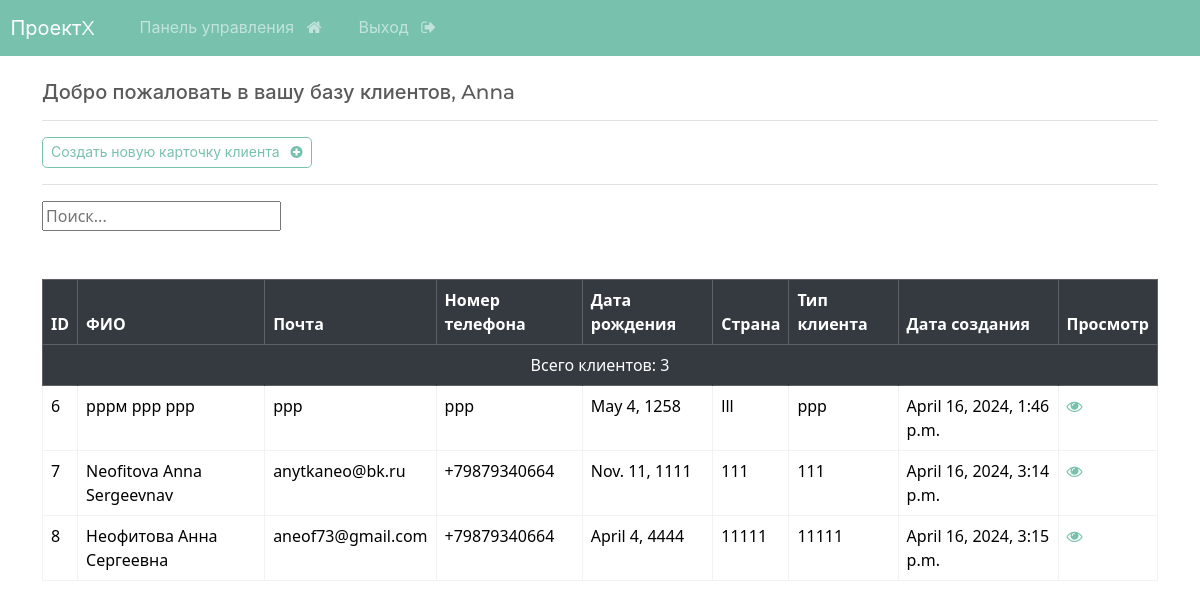
The page /dashboard (signed in) on the database its author committed.
### webapp/models.py (models this page shows, shortened)
class Client(models.Model):
    creation_date = models.DateTimeField(auto_now_add=True)
    Fname = models.CharField(max_length=100)
    Lname = models.CharField(max_length=100)
    Mname = models.CharField(max_length=100)
    email = models.CharField(max_length=255)
    phone = models.CharField(max_length=20)
    birthday = models.DateField(max_length=100)
    group = models.CharField(max_length=100)
    country = models.CharField(max_length=125)

### webapp/views.py (the view)
# urls.py: path('dashboard', views.dashboard, name="dashboard"),
@login_required(login_url='my-login')
def dashboard(request):
    my_clients = Client.objects.all()
    context = {'clients': my_clients}
    return render(request, 'webapp/dashboard.html', context=context)

### webapp/templates/webapp/dashboard.html (shortened to what this page needs)
{% extends 'webapp/base.html' %}
{% block content  %}
    <h5>Добро пожаловать в вашу базу клиентов, {{user}} </h5>
    <hr>
    <a class = "btn btn-outline-primary btn-sm" href="{% url 'create_record' %}">
        Создать новую карточку клиента &nbsp; <i class="fa fa-plus-circle" aria-hidden="true"></i>
    </a>
    <hr>
    <table class="table table-hover table-bordered">
        <input type="text" id="searchInput" placeholder="Поиск...">
        <br>
        <thead class="table-dark">
            <br>
        <br>
            <tr>
                <th scope="col">ID</th>
                <th scope="col">ФИО</th>
                <th scope="col">Почта</th>
                <th scope="col">Номер телефона</th>
                <th scope="col">Дата рождения</th>
                <th scope="col">Страна</th>
                <th scope="col">Тип клиента</th>
                <th scope="col">Дата создания</th>
                <th scope="col">Просмотр</th>
            </tr>
        </thead>
        <tbody>
            {% if clients %}
                {%  for client in clients %}
                <tr>
                    <td> {{client.id}} </td>
                    <td> {{client.Lname}}  {{client.Fname}}  {{client.Mname}} </td>
                    <td> {{client.email}} </td>
                    <td> {{client.phone}} </td>
                    <td> {{client.birthday}} </td>
                    <td> {{client.country}} </td>
                    <td> {{client.group}} </td>
                    <td> {{client.creation_date}} </td>
                    <td> <a  href="{% url 'record' client.id %}"> <i class="fa fa-eye" aria-hidden="true"></i> </a> </td>
                </tr>
                {%  endfor %}
            {%  endif %}
        </tbody>
    </table>
{% endblock %}

### webapp/templates/webapp/base.html (shortened to what this page needs)
{% load static %}
<!DOCTYPE html>
<html lang="ru-ru">
<head>
    <link rel="stylesheet" type="text/css" href="https://bootswatch.com/5/minty/bootstrap.min.css">
    <link rel="stylesheet" type="text/css" href="{% static 'css/styles.css' %}">
    <link rel="stylesheet" href="../../../static/css/styles.css">
    <link rel="stylesheet" href="https://cdnjs.cloudflare.com/ajax/libs/font-awesome/4.7.0/css/font-awesome.min.css">
</head>
<body>
    {% include 'webapp/navbar.html' %}
    <div class="container">
        <br>
        {% block content %}
        {% endblock %}
    </div>
</body>
</html>

### webapp/templates/webapp/navbar.html (shortened to what this page needs)
<nav class="navbar navbar-expand-lg navbar-dark bg-primary justify-content-center">
  <a class="navbar-brand main-heading" href="{% url '' %}">
    &nbsp; ПроектX
  </a>
    <div class="collapse navbar-collapse text-center" id="navbarNavDropdown">
      <ul class="navbar-nav mr-auto">
        {% if user.is_authenticated %}
          <li class="nav-item">
            <a class="nav-link" href="{% url 'dashboard' %}">Панель управления &nbsp; <i class="fa fa-home" aria-hidden="true"></i> </a>
          </li>
          <li class="nav-item">
            <a class="nav-link" href="{% url 'user-logout' %}">Выход &nbsp; <i class="fa fa-sign-out" aria-hidden="true"></i> </a>
          </li>
        </ul>
        {% endif %}
    </div>
</nav>

### rows shown on the page
Client: id "6", Lname "pppм", Fname "ppp", Mname "ppp", email "ppp", phone "ppp", birthday "May 4, 1258", country "lll", group "ppp", creation_date "April 16, 2024, 1:46 p.m."
Client: id "7", Lname "Neofitova", Fname "Anna", Mname "Sergeevnav", email "anytkaneo@bk.ru", phone "+79879340664", birthday "Nov. 11, 1111", country "111", group "111", creation_date "April 16, 2024, 3:14 p.m."
Client: id "8", Lname "Неофитова", Fname "Анна", Mname "Сергеевна", email "aneof73@gmail.com", phone "+79879340664", birthday "April 4, 4444", country "11111", group "11111", creation_date "April 16, 2024, 3:15 p.m."

### other values the page prints
{{ user }} "Anna"
